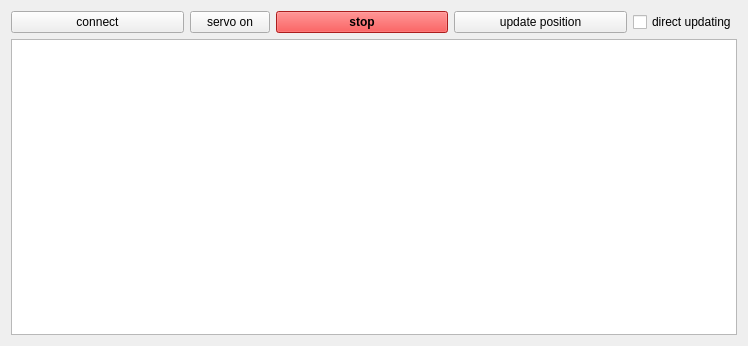
<?xml version="1.0" encoding="UTF-8"?>
<ui version="4.0">
 <class>RobotControl</class>
 <widget class="QWidget" name="RobotControl">
  <property name="geometry">
   <rect>
    <x>0</x>
    <y>0</y>
    <width>748</width>
    <height>346</height>
   </rect>
  </property>
  <property name="windowTitle">
   <string>Form</string>
  </property>
  <layout class="QGridLayout" name="gridLayout">
   <item row="1" column="3">
    <widget class="QPushButton" name="pb_stop">
     <property name="sizePolicy">
      <sizepolicy hsizetype="Expanding" vsizetype="Fixed">
       <horstretch>0</horstretch>
       <verstretch>0</verstretch>
      </sizepolicy>
     </property>
     <property name="font">
      <font>
       <weight>75</weight>
       <bold>true</bold>
      </font>
     </property>
     <property name="styleSheet">
      <string notr="true">background-color: rgb(239, 41, 41);</string>
     </property>
     <property name="text">
      <string>stop</string>
     </property>
    </widget>
   </item>
   <item row="1" column="0">
    <widget class="QPushButton" name="pb_connect">
     <property name="sizePolicy">
      <sizepolicy hsizetype="Expanding" vsizetype="Fixed">
       <horstretch>0</horstretch>
       <verstretch>0</verstretch>
      </sizepolicy>
     </property>
     <property name="text">
      <string>connect</string>
     </property>
    </widget>
   </item>
   <item row="1" column="1" colspan="2">
    <widget class="QPushButton" name="pb_servo">
     <property name="sizePolicy">
      <sizepolicy hsizetype="Expanding" vsizetype="Fixed">
       <horstretch>0</horstretch>
       <verstretch>0</verstretch>
      </sizepolicy>
     </property>
     <property name="text">
      <string>servo on</string>
     </property>
    </widget>
   </item>
   <item row="1" column="4">
    <widget class="QPushButton" name="pb_update">
     <property name="sizePolicy">
      <sizepolicy hsizetype="Expanding" vsizetype="Fixed">
       <horstretch>0</horstretch>
       <verstretch>0</verstretch>
      </sizepolicy>
     </property>
     <property name="text">
      <string>update position</string>
     </property>
    </widget>
   </item>
   <item row="2" column="0" colspan="6">
    <widget class="QPlainTextEdit" name="plainTextEdit">
     <property name="font">
      <font>
       <family>DejaVu Sans Mono</family>
      </font>
     </property>
    </widget>
   </item>
   <item row="1" column="5">
    <widget class="QCheckBox" name="cb_updating">
     <property name="text">
      <string>direct updating</string>
     </property>
    </widget>
   </item>
  </layout>
 </widget>
 <resources/>
 <connections/>
</ui>
